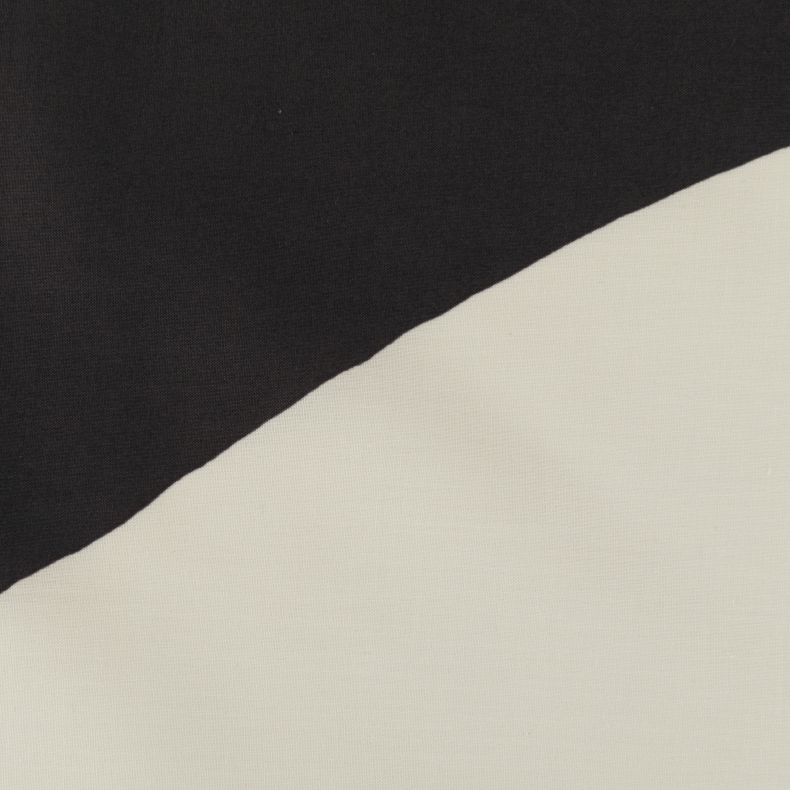
#> input picture dataset/block/1.jpg, 3950 x 3950 px (shown at 1/5 size)
$ python -i canny_edge.py   (imports and definitions only)
#> lines starting #> are read from the running program, lines starting #| are printed output that depends on the picture; after the words box and inside, x2 and y2 are one past the last pixel; in counts of white or black regions, pixels touching at a corner belong together
import cv2
import numpy as np
import pandas as pd
import matplotlib.pyplot as plt

def load_image(image_path):
    return cv2.imread(image_path)

def preprocess_image(image):
    lab_image = cv2.cvtColor(image, cv2.COLOR_BGR2LAB)
    gray_image = cv2.cvtColor(image, cv2.COLOR_BGR2GRAY)
    return lab_image, gray_image

def equalize_and_filter_image(gray_image):
    equalized_image = cv2.equalizeHist(gray_image)
    bilateral_filtered_image = cv2.bilateralFilter(equalized_image, 9, 75, 75)
    blurred_image = cv2.GaussianBlur(bilateral_filtered_image, (5, 5), 0)
    return blurred_image

def detect_edges(blurred_image):
    edges = cv2.Canny(blurred_image, 50, 150)
    return edges

def clean_edges(edges):
    kernel = np.ones((3, 3), np.uint8)
    morphed_edges = cv2.morphologyEx(edges, cv2.MORPH_CLOSE, kernel)
    morphed_edges = cv2.morphologyEx(morphed_edges, cv2.MORPH_OPEN, kernel)
    morphed_edges = cv2.dilate(morphed_edges, kernel, iterations=3)
    morphed_edges = cv2.erode(morphed_edges, kernel, iterations=1)
    return morphed_edges

def find_and_filter_contours(morphed_edges, gray_image):
    contours, hierarchy = cv2.findContours(morphed_edges, cv2.RETR_TREE, cv2.CHAIN_APPROX_SIMPLE)
    filtered_contours = [
        cnt for i, cnt in enumerate(contours)
        if cv2.contourArea(cnt) > 3000  # Slightly increased area threshold
    ]
    smoothed_contours = [cv2.approxPolyDP(cnt, 3, True) for cnt in filtered_contours]

    mask = np.zeros_like(gray_image)
    cv2.drawContours(mask, smoothed_contours, -1, 255, thickness=cv2.FILLED)

    return smoothed_contours, mask

def analyze_segments(lab_image, smoothed_contours, mask):
    contour_features = []
    for i, cnt in enumerate(smoothed_contours):
        area = cv2.contourArea(cnt)
        perimeter = cv2.arcLength(cnt, True)
        moments = cv2.moments(cnt)
        hu_moments = cv2.HuMoments(moments).flatten()

        individual_mask = np.zeros_like(mask)
        cv2.drawContours(individual_mask, [cnt], -1, 255, thickness=cv2.FILLED)

        mean_color = cv2.mean(lab_image, mask=individual_mask)[:3]
        std_color = cv2.meanStdDev(lab_image, mask=individual_mask)
        std_color = std_color[1].flatten()[:3]

        contour_features.append({
            'contour_id': i,
            'area': area,
            'perimeter': perimeter,
            'mean_color_L': mean_color[0],
            'mean_color_A': mean_color[1],
            'mean_color_B': mean_color[2],
            'std_color_L': std_color[0],
            'std_color_A': std_color[1],
            'std_color_B': std_color[2],
            'hu_moments': hu_moments.tolist()
        })

    return pd.DataFrame(contour_features)

def display_images(image, mask, masked_lab_image):
    plt.figure(figsize=(15, 5))

    plt.subplot(1, 3, 1)
    plt.title('Original Image')
    plt.imshow(cv2.cvtColor(image, cv2.COLOR_BGR2RGB))

    plt.subplot(1, 3, 2)
    plt.title('Refined Mask')
    plt.imshow(mask, cmap='gray')

    plt.subplot(1, 3, 3)
    plt.title('Masked LAB Image')
    plt.imshow(cv2.cvtColor(masked_lab_image, cv2.COLOR_LAB2RGB))

    plt.show()

def main(image_path):
    image = load_image(image_path)
#> in load_image, returned value is the input picture: shape (3950, 3950, 3); mean B, G, R 122.5, 130.1, 133
    lab_image, gray_image = preprocess_image(image)
    blurred_image = equalize_and_filter_image(gray_image)
#> in equalize_and_filter_image, `equalized_image = cv2.equalizeHist(gray_image)`:
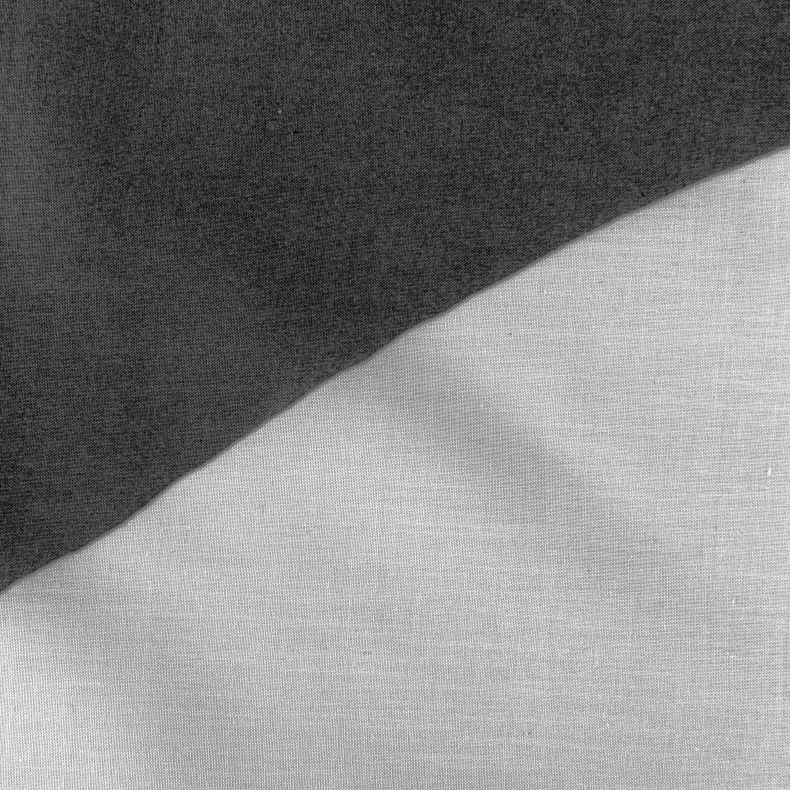
#> equalized_image: shape (3950, 3950) (shown at 1/5 size); min 0, max 255, mean 129.8
    edges = detect_edges(blurred_image)
#> in detect_edges, `edges = cv2.Canny(blurred_image, 50, 150)`:
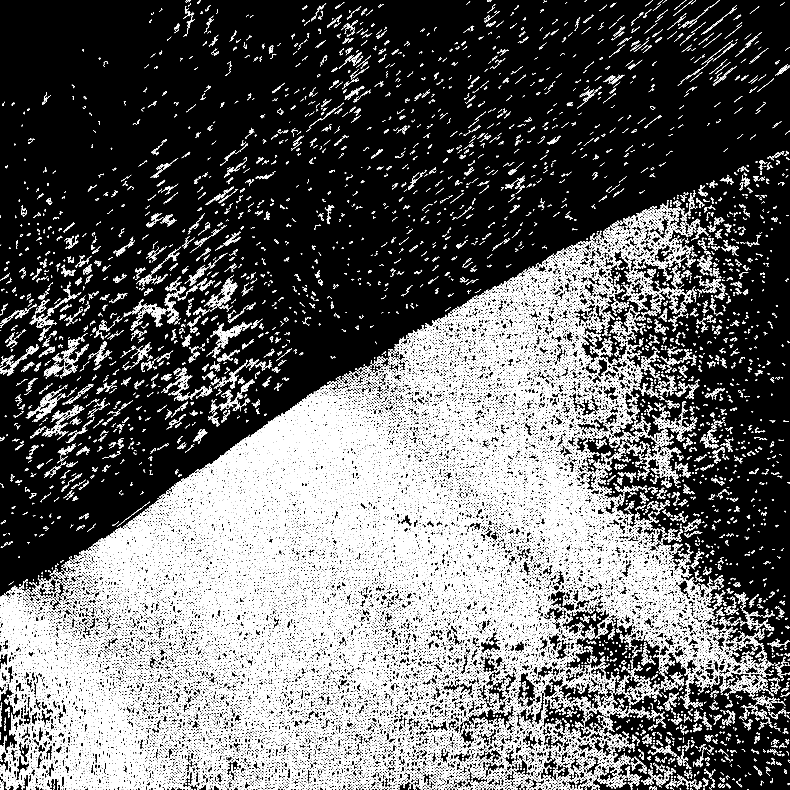
#> edges: shape (3950, 3950) (shown at 1/5 size); 11.6% white in thin lines or dots
    morphed_edges = clean_edges(edges)
#> in clean_edges, `morphed_edges = cv2.erode(morphed_edges, kernel, iterations=1)`:
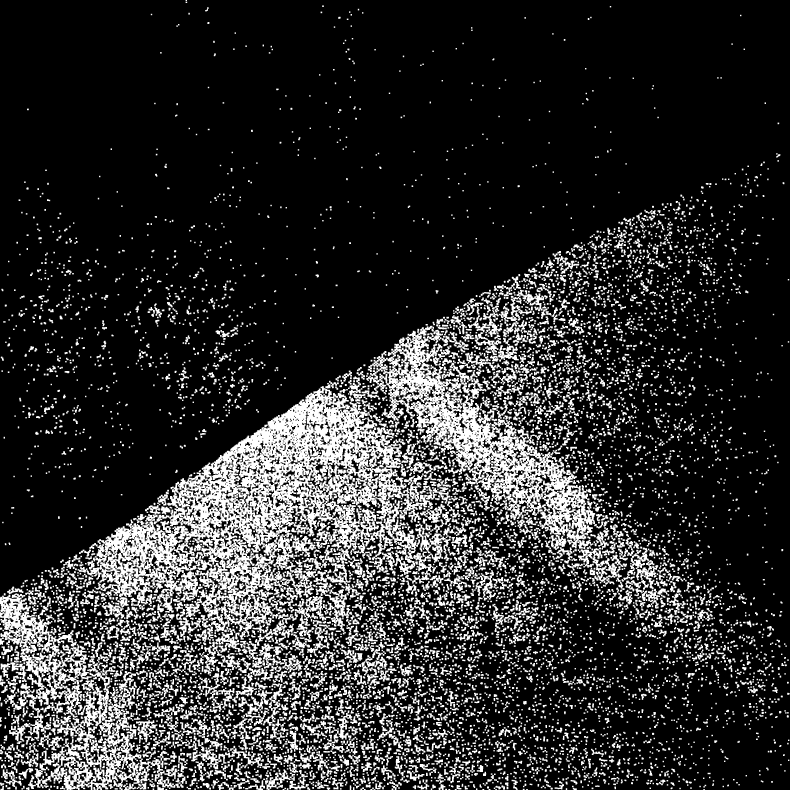
#> morphed_edges: shape (3950, 3950) (shown at 1/5 size); 18.1% white; 7199 white regions
    smoothed_contours, mask = find_and_filter_contours(morphed_edges, gray_image)
#> in find_and_filter_contours, `contours, hierarchy = cv2.findContours(morphed_edges, cv2.RETR_TREE, c..`: contours = 10582 contours, 417 with area under 20; largest, box (x1, y1, x2, y2) and area: (388, 1882, 2253, 3204) 1081778, (1832, 1629, 2976, 2750) 400423, (0, 2967, 845, 3950) 316795, (2340, 1449, 2745, 1776) 24658, (355, 3372, 541, 3630) 19253
#> in find_and_filter_contours, `filtered_contours = [ cnt for i, cnt in enumerate(contours) if cv2.con..`: filtered_contours = 54 contours; largest, box (x1, y1, x2, y2) and area: (388, 1882, 2253, 3204) 1081778, (1832, 1629, 2976, 2750) 400423, (0, 2967, 845, 3950) 316795, (2340, 1449, 2745, 1776) 24658, (355, 3372, 541, 3630) 19253
#> in find_and_filter_contours, `smoothed_contours = [cv2.approxPolyDP(cnt, 3, True) for cnt in filtere..`: smoothed_contours = 54 contours; largest, box (x1, y1, x2, y2) and area: (388, 1882, 2253, 3204) 1087305, (1832, 1629, 2976, 2750) 402254, (0, 2967, 845, 3950) 320400, (2340, 1449, 2745, 1776) 25644, (3090, 2687, 3291, 2981) 18744
#> in find_and_filter_contours, `cv2.drawContours(mask, smoothed_contours, -1, 255, thickness=cv2.FILLED)`:
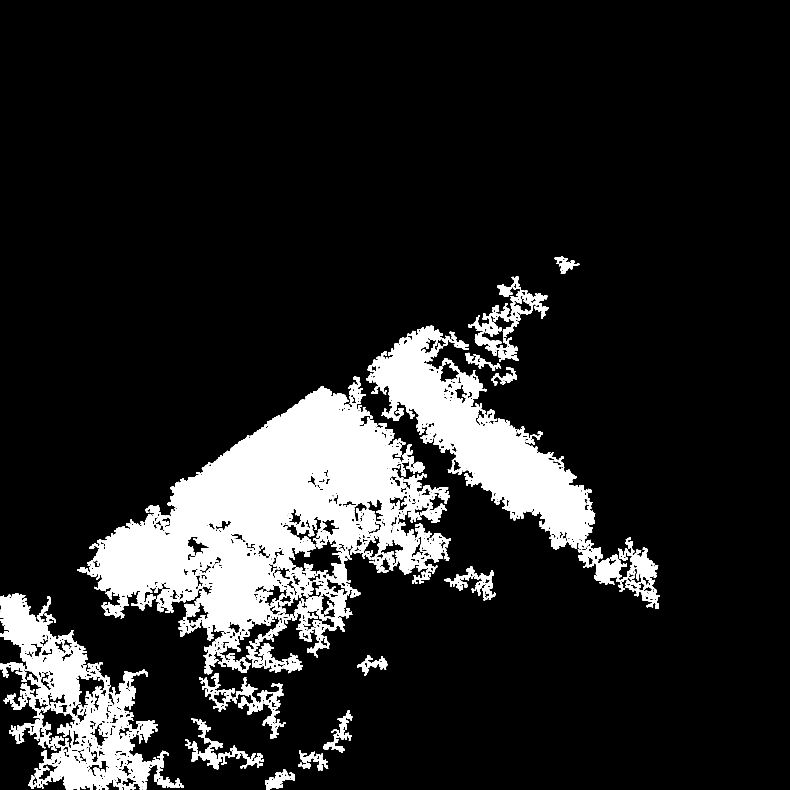
#> mask: shape (3950, 3950) (shown at 1/5 size); 12.8% white; 37 white regions
    masked_lab_image = cv2.bitwise_and(lab_image, lab_image, mask=mask)
#> masked_lab_image: shape (3950, 3950, 3); mean of channels 0, 1, 2 27.1, 16.3, 17.4
    df_contour_features = analyze_segments(lab_image, smoothed_contours, mask)
#> the loop in analyze_segments, `for i, cnt in enumerate(smoothed_contours):` made 54 passes
#> (area, perimeter, mean_color, std_color) on passes 1, 2, 3, 5, 6, 7, 8: (3255.5, 589.7, (209.9, 126.3, 135.7), [7.63, 0.716, 0.94]), (5609, 933.5, (209, 126.3, 135.9), [7.89, 0.708, 1.01]), (5015.5, 1206.4, (209.5, 126.3, 135.9), [7.61, 0.702, 0.899]), (5591.5, 836.8, (210.5, 126.3, 135.7), [7.3, 0.669, 0.974]), (4325, 946.3, (208.2, 126.3, 135.9), [7.94, 0.665, 1.07]), (7002, 1433.9, (210.2, 126.2, 135.7), [7.34, 0.671, 0.906]), (5853, 1146.5, (210.5, 126.3, 135.9), [7.83, 0.73, 1.03])
#> after the loop in analyze_segments, `for i, cnt in enumerate(smoothed_contours):`:
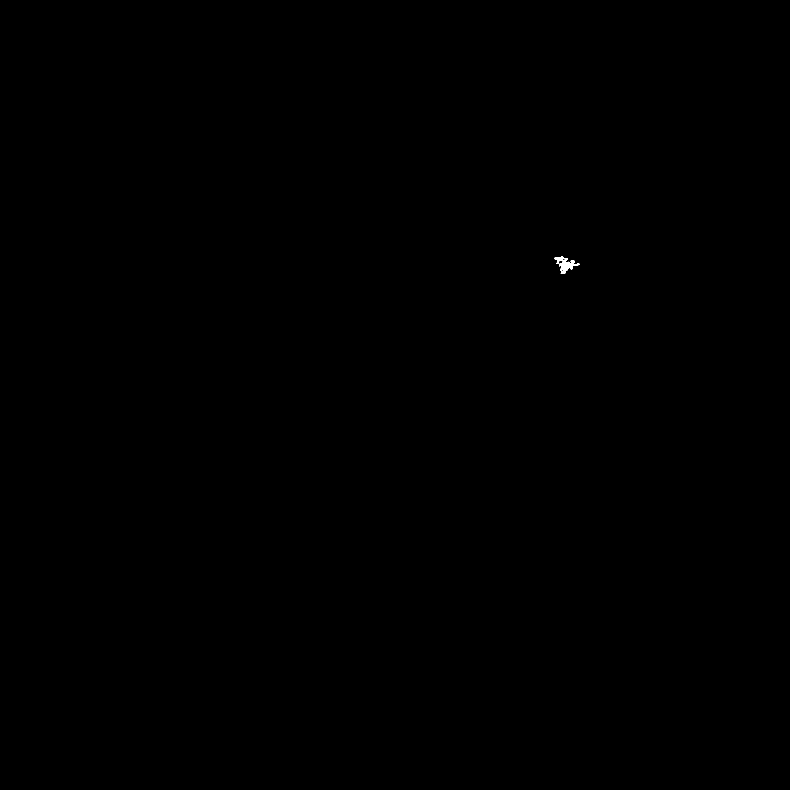
#> individual_mask: shape (3950, 3950) (shown at 1/5 size); 0.03% white; 1 white region, box (x1, y1, x2, y2) and area: (2774, 1280, 2896, 1369) 3918
#> after the loop in analyze_segments, `for i, cnt in enumerate(smoothed_contours):`: contour_features = 54 items
#> df_contour_features = table of 54 rows and 10 columns
    display_images(image, mask, masked_lab_image)
#> in display_images, `plt.show()`:
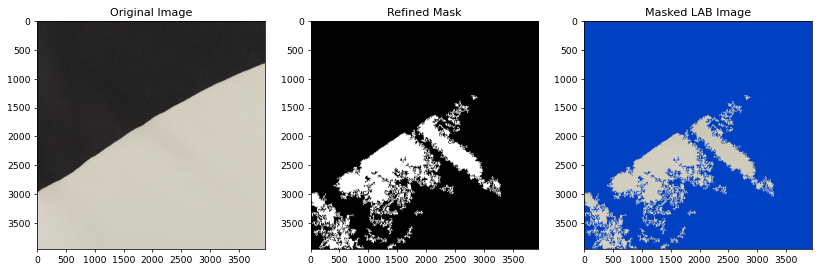
#> figure drawn by matplotlib, 3 panels
    return df_contour_features

image_path = 'C:/Users/LENOVO/Desktop/Thesis/zorlutekstil_1_2024-01-19_1042/1/1/orginal.jpg'

>>> result = main('dataset/block/1.jpg')
#> result = table of 54 rows and 10 columns

$ run again, on dataset/block/4.jpg
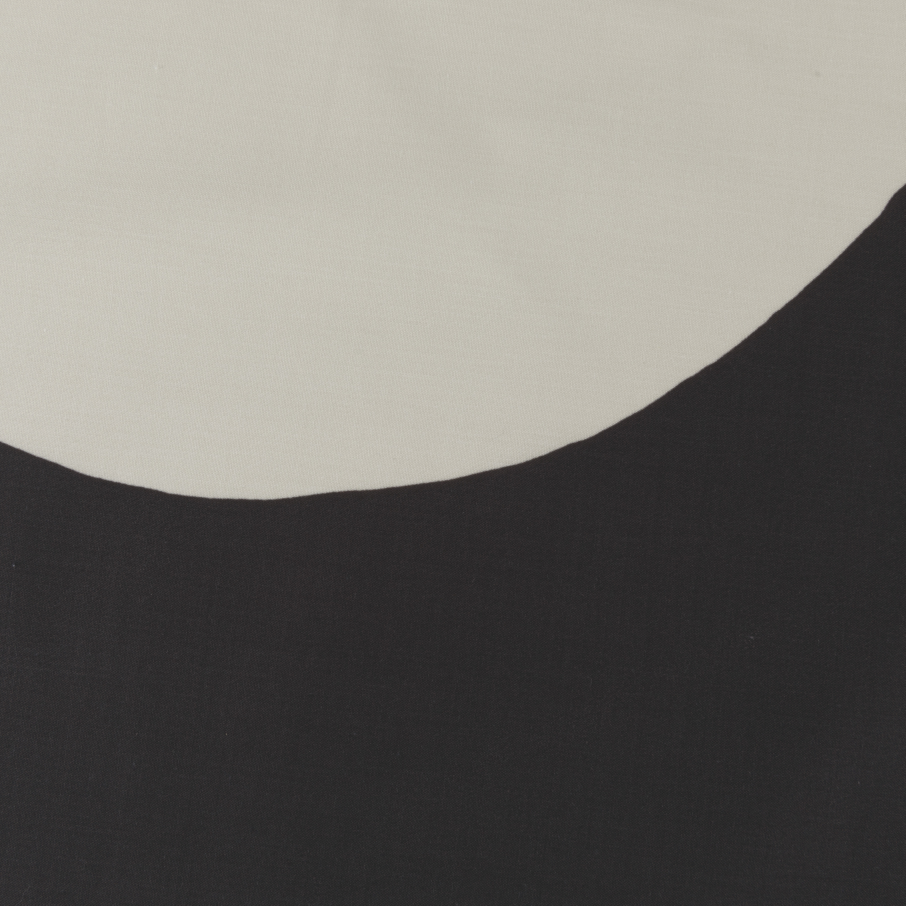
#> input picture dataset/block/4.jpg, 3622 x 3622 px (shown at 1/4 size)
#> in load_image, returned value is the input picture: shape (3622, 3622, 3); mean B, G, R 108.7, 113.5, 115.9
#> lab_image: shape (3622, 3622, 3); mean of channels 0, 1, 2 117.6, 128.1, 130.7
#> in detect_edges, `edges = cv2.Canny(blurred_image, 50, 150)`:
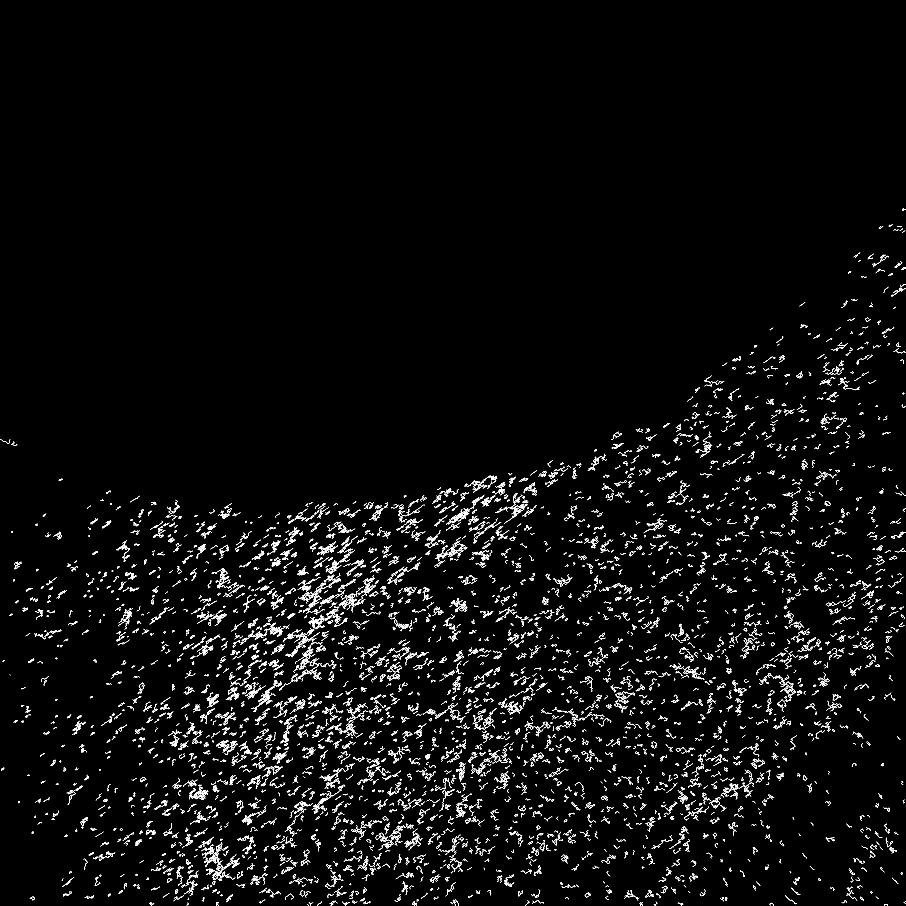
#> edges: shape (3622, 3622) (shown at 1/4 size); 1.7% white in thin lines or dots, all inside (x1, y1, x2, y2) = (0, 833, 3622, 3622)
#> contours = 2160 contours; largest, box (x1, y1, x2, y2) and area: (757, 3158, 833, 3200) 1697, (1796, 2032, 1879, 2093) 1658, (1035, 2744, 1098, 2817) 1584, (1235, 2467, 1299, 2538) 1554, (1067, 2490, 1127, 2548) 1546
#> filtered_contours = []
#> mask: shape (3622, 3622); every value is 0
#> masked_lab_image: shape (3622, 3622, 3); every value is 0
#> df_contour_features = table of 0 rows and 0 columns
#> in display_images, `plt.show()`:
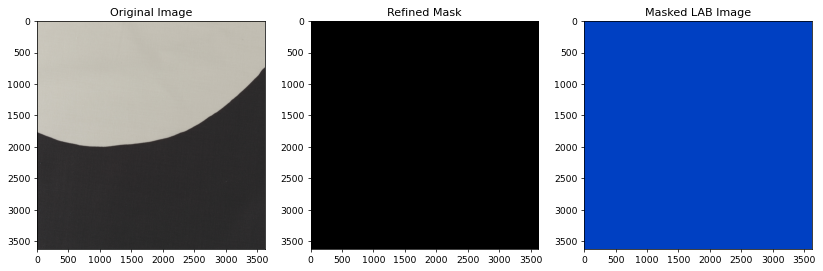
#> figure drawn by matplotlib, 3 panels
